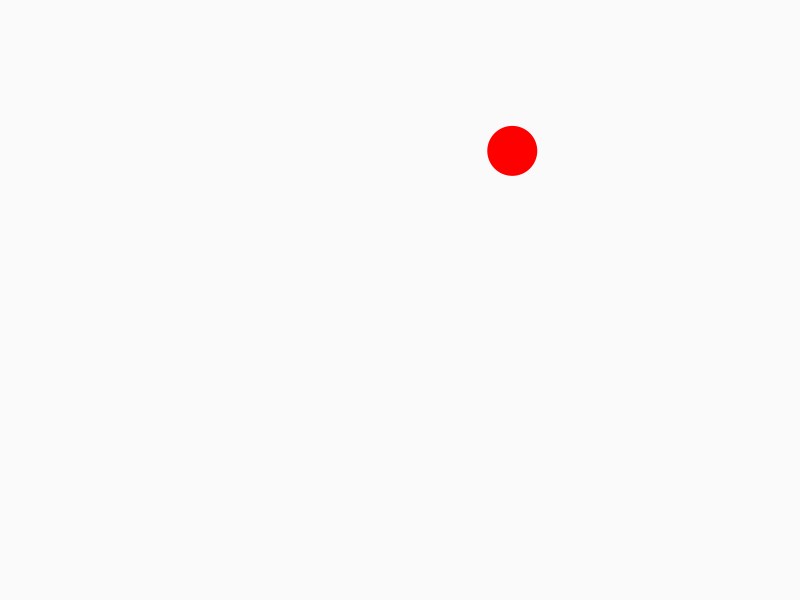
Frame 1 (no input)
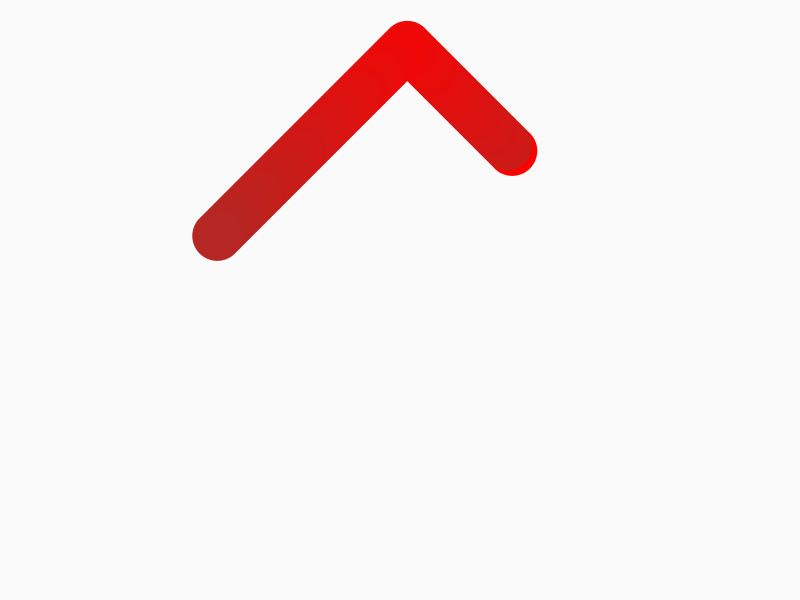
Frame 60 (the mouse pressed at the canvas centre just before this capture)
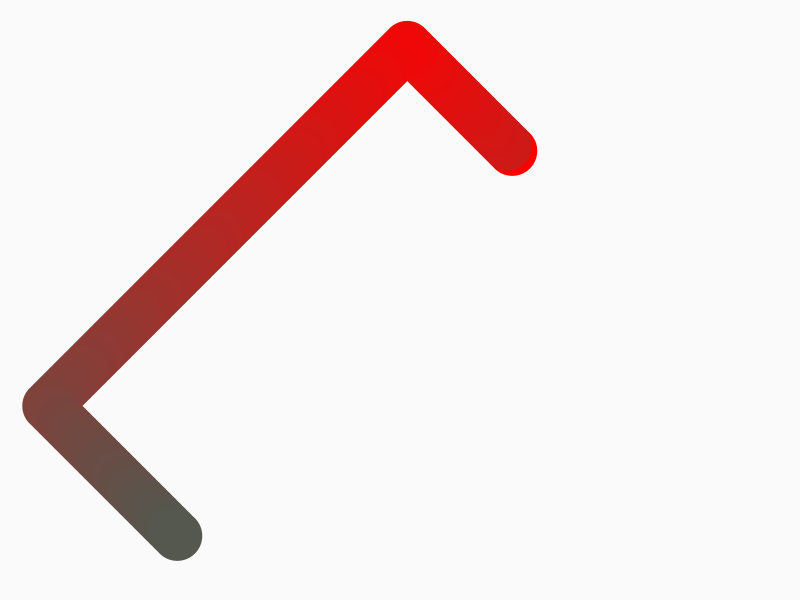
Frame 120 (the mouse held since frame 60 and released just before this capture)

The Processing sketch that drew these frames (run headless with seeded random() and noise(); from frame 60 on, the mouse is pressed at the canvas centre):

// Processing sketch: s06t00Benja
// ── s06t00Benja.pde
//Expresión Digital - Diseño Digital - UDD - 2016
//Benjamin Gutierrez
// s04c01

/*corre el programa y una elipse rebota en los limites del canvas, usando la funcion lerpcolor cambiamos el color.
usandso el void keypressed, cambia de una elipse a otra, con diferentes colores peri siguiendo el mismo camino*/
float x, y, velx, vely, amt, amt2;
color c1, c2, c3, c4, c5, c6;
int diam = 100;
int count = 30;
int N = 0;

void setup() {
  size(800, 600);
  x = random(width);
  y = random(height);
  velx = 5;
  vely = 5;
  c1 = color(70, 0, 255);
  c2 = color(35, 255, 25);
  c4 = color(255, 0, 0);
  c5 = color(60, 100, 90);
}

void draw() {
  if ( count == 30) {
    background(250);
    count = 0;
  }
  if (N==1) {
    c3 = lerpColor(c1, c2, amt);
    amt = map(x, 0, width, 0, 1);
    x += velx;
    y += vely;

    if (x > width - diam/2 || x < diam/2) {
      velx *= -1;
    }
    if (y > height - diam/2 || y < diam/2) {
      vely *= -1;
    }
    count++;


    fill(c3);
    noStroke();
    ellipse(x, y, diam, diam);
  } else if (N == 0) {
    c6 = lerpColor(c4, c5, amt2);
    amt2 = map(y, 0, height, 0, 1);
    x -= velx;
    y -= vely;

    if (x > width - diam/2 || x < diam/2) {
      velx *= -1;
    }
    if (y > height - diam/2 || y < diam/2) {
      vely *= -1;
    }
    fill(c6);
    noStroke();
    ellipse(x, y, diam/2, diam/2);
  }
}

void keyPressed() {
  if (key == 'n') {
    N = 1;
  } else { 
    N = 0 ;
  }
  if (key == 'r') {
    redraw();
  }
}
